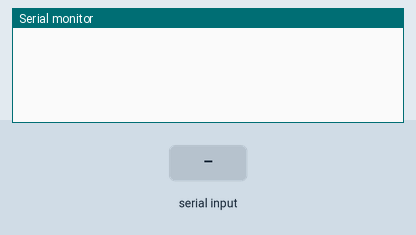
Recording of a sketch running on a simulated Arduino Uno, built with avr-gcc and run on an emulated ATmega328P. Parts: the last lines printed to the serial monitor. Inputs (shaded band) come from the test bench.

Above: at 1.2 s.
1.3 s: "1" received over Serial
At 2.5 s:
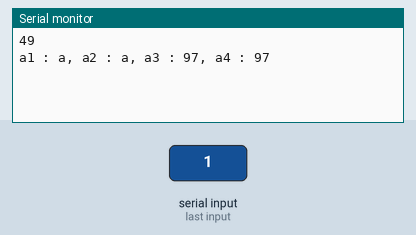
2.8 s: "0" received over Serial
At 3.7 s:
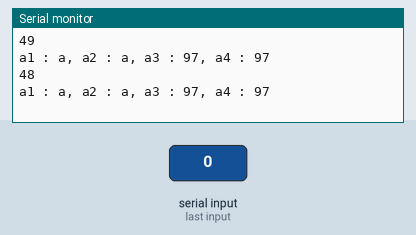
4.3 s: "2" received over Serial
At 4.8 s:
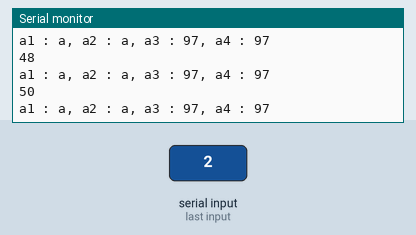

Measured:
- after the input at 1.3 s, the serial monitor: prints a new line at once (image 1)
- after the input at 2.8 s, the serial monitor: prints a new line at once (image 2)
- after the input at 4.3 s, the serial monitor: prints a new line at once (image 3)

The sketch:

int_char.ino
```cpp
void setup() {
  Serial.begin(9600);
}

void loop() {
  if (Serial.available()) {
    Serial.println(Serial.read());

    char a1 = 'a';
    char a2 = 97;
    int a3 = 'a';
    int a4 = 97;

    Serial.print("a1 : ");
    Serial.print(a1);
    Serial.print(", a2 : ");
    Serial.print(a2);
    Serial.print(", a3 : ");
    Serial.print(a3);
    Serial.print(", a4 : ");
    Serial.print(a4);
    Serial.println();
  }
}
```
